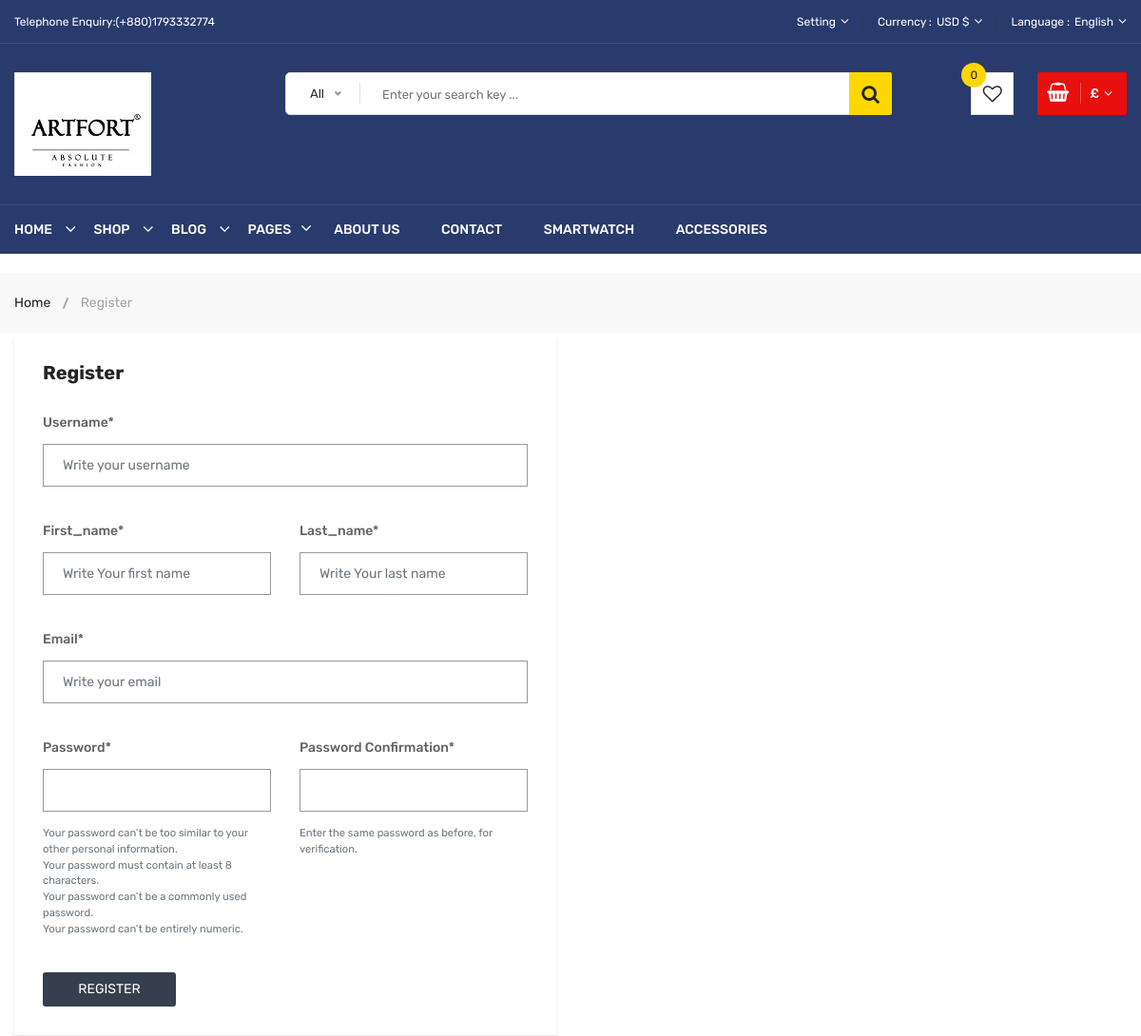
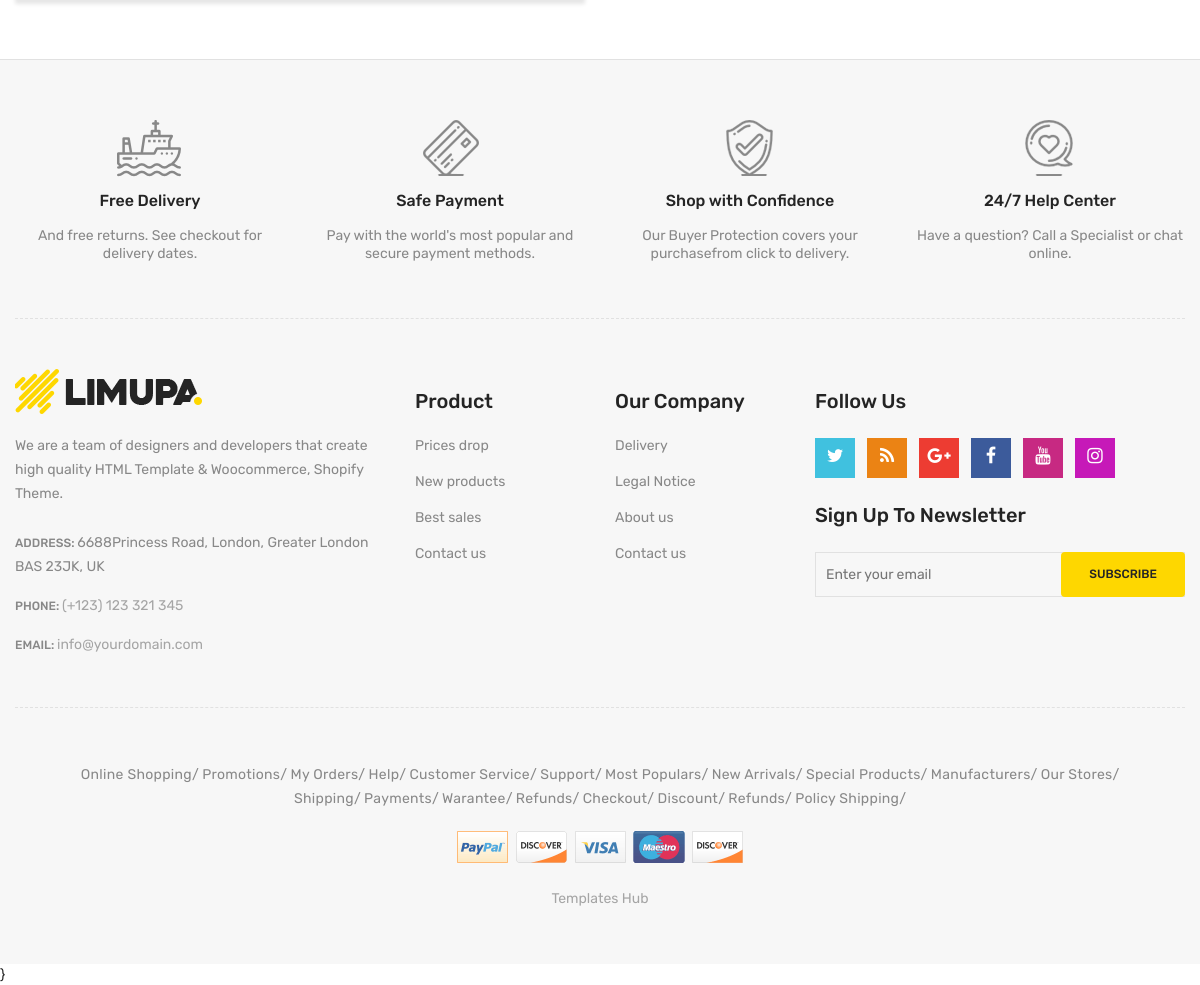
The app's page /user/register/ with its own data (2 pictures, top to bottom).
### EcomApp/models.py (models this page shows, shortened)
class Setting(models.Model):
    STATUS = (
        ('True', 'True'),
        ('False', 'False'),
    )
    title = models.CharField(max_length=200)
    keyword = models.CharField(max_length=200)
    description = models.TextField()
    address = models.CharField(max_length=200)
    phone = models.IntegerField()
    fax = models.CharField(blank=True, max_length=50)
    email = models.EmailField(blank=True, null=True, max_length=50)
    smptserver = models.CharField(max_length=100)
    smtpemail = models.EmailField(blank=True, null=True, max_length=50)
    smptpassword = models.CharField(blank=True, max_length=50)
    smptport = models.CharField(blank=True, max_length=100)
    icon = models.ImageField(blank=True, null=True, upload_to='icon/')
    facebook = models.CharField(blank=True, max_length=100)
    instagram = models.CharField(blank=True, max_length=100)
    address = models.TextField()
    contact = models.TextField()
    reference = models.TextField()
    status = models.CharField(max_length=50, choices=STATUS)
    created_at = models.DateTimeField(auto_now_add=True)
    updated_at = models.DateTimeField(auto_now=True)

### UserApp/views.py (the view)
# urls.py: path('register/',views.user_register,name='user_register'),
def user_register(request):
    if request.method=='POST':
        form=SignUpForm(request.POST)
        if form.is_valid():
            form.save()
            username=form.cleaned_data.get('username')
            password=form.cleaned_data.get('password1')
            user=authenticate(username=username,password=password)
            login(request,user)
            current_user=request.user
            data=UserProfile()
            data.user_id=current_user.id
            data.image="user_img/shohan.jpg"
            data.save()
            return redirect('home')
        else:
            messages.warning(request,'Your new and old password do not match')
    else:
        form=SignUpForm()
    category=Category.objects.all()
    setting=Setting.objects.get(id=1)
    context={'category':category,'setting':setting,'form':form}
    return render(request,'UserApp/user_register.html',context)

### UserApp/forms.py
class SignUpForm(UserCreationForm):
    username=forms.CharField(max_length=100,label='username',widget=forms.TextInput(
        attrs={'placeholder':'Write your username',}))
    email=forms.EmailField(max_length=200,label='email',widget=forms.EmailInput(
        attrs={'placeholder':'Write your email'}))
    first_name = forms.CharField(max_length=100, label="first_name", widget=forms.TextInput(
        attrs={'placeholder': 'Write Your first name'}))
    last_name = forms.CharField(max_length=100, label="last_name", widget=forms.TextInput(
        attrs={'placeholder': 'Write Your last name'}))
    class Meta:
        model=User
        fields=['username','email','first_name','last_name','password1','password2']
        widgets= {
             'password1':forms.PasswordInput(attrs={'placeholder':'Enter New Password',
                                                     'class':'form-control'}),
             'password2': forms.PasswordInput(attrs={'placeholder': 'Enter Repeat password',
                                                    'class': 'form-control'}),
        }

### UserApp/templates/UserApp/user_register.html (shortened to what this page needs)
  {% extends 'EcomApp/index.html' %}
{% load static %}
{% load crispy_forms_tags %}
{% block header %}
{% include 'EcomApp/header.html' %}
{% endblock %}
{% block another_content %}
 <div class="breadcrumb-area">
                <div class="container">
                    <div class="breadcrumb-content">
                        <ul>
                            <li><a href="index.html">Home</a></li>
                            <li class="active">Register</li>
                        </ul>
                    </div>
                </div>
            </div>
            <div class="page-section mb-60">
                <div class="container">
                    <div class="row">
                        <div class="col-sm-12 col-md-12 col-lg-6 col-xs-12">
                            <form method="POST">
                                <div class="login-form">
                                    <h4 class="login-title">Register</h4>
                                    <div class="row">
                                        <div class="col-md-12   mb-20">
                                           {{form.username|as_crispy_field}}
                                        </div>
                                        <div class="col-md-6 col-12 mb-20">
                                             {{form.first_name|as_crispy_field}}
                                        </div>
                                        <div class="col-md-6 col-12 mb-20">
                                             {{form.last_name|as_crispy_field}}
                                        </div>
                                        <div class="col-md-12 mb-20">
                                             {{form.email|as_crispy_field}}
                                        </div>
                                            <div class="col-md-6  mb-20">
                                             {{form.password1|as_crispy_field}}
                                        </div>
                                            <div class="col-md-6   mb-20">
                                             {{form.password2|as_crispy_field}}
                                        </div>
                                        <div class="col-12">
                                            <button class="register-button mt-0">Register</button>
                                        </div>
                                    </div>
                                </div>
                            </form>
                        </div>
                    </div>
                </div>
            </div>
{% endblock %}
{% block footer %}
{% include 'EcomApp/footer.html' %}
{% endblock %}

### EcomApp/templates/EcomApp/header.html (shortened to what this page needs)
 {%load static%}
 <header class="li-header-4">
                <div class="header-top">
                    <div class="container">
                        <div class="row">
                            <div class="col-lg-3 col-md-4">
                                <div class="header-top-left">
                                    <ul class="phone-wrap">
                                        <li><span>Telephone Enquiry:</span><a href="#">(+880){{setting.phone}}</a></li>
                                    </ul>
                                </div>
                            </div>
                            <div class="col-lg-9 col-md-8">
                                <div class="header-top-right">
                                    <ul class="ht-menu">
                                        <li>
                                            <div class="ht-setting-trigger"><span>Setting</span></div>
                                        </li>
                                        <li>
                                            <span class="currency-selector-wrapper">Currency :</span>
                                            <div class="ht-currency-trigger"><span>USD $</span></div>
                                        </li>
                                        <li>
                                            <span class="language-selector-wrapper">Language :</span>
                                            <div class="ht-language-trigger"><span>English</span></div>
                                        </li>
                                    </ul>
                                </div>
                            </div>
                        </div>
                    </div>
                </div>
                <div class="header-middle pl-sm-0 pr-sm-0 pl-xs-0 pr-xs-0">
                    <div class="container">
                        <div class="row">
                            <div class="col-lg-3">
                                <div class="logo pb-sm-30 pb-xs-30">
                                    <a href="#">
                                        <img src="{{setting.icon.url}}" alt="">
                                    </a>
                                </div>
                            </div>
                            <div class="col-lg-9 pl-0 ml-sm-15 ml-xs-15">
                                <form action="{% url 'SearchView' %}" class="hm-searchbox" method="post">
                                        {% load mptt_tags %}
                                    <input type="text" id="query" name="query" placeholder="Enter your search key ...">
                                    <button class="li-btn" type="submit"><i class="fa fa-search"></i></button>
                                </form>
                                <div class="header-middle-right">
                                    <ul class="hm-menu">
                                        <li class="hm-wishlist">
                                            <a href="wishlist.html">
                                                <span class="cart-item-count wishlist-item-count">0</span>
                                                <i class="fa fa-heart-o"></i>
                                            </a>
                                        </li>
                                        <li class="hm-minicart">
                                            <div class="hm-minicart-trigger">
                                                <span class="item-text">£{{total_amount}}
                                                </span>
                                            </div>
                                        </li>
                                    </ul>
                                </div>
                            </div>
                        </div>
                    </div>
                </div>
                <div class="header-bottom header-sticky d-none d-lg-block d-xl-block">
                    <div class="container">
                        <div class="row">
                            <div class="col-lg-12">
                                <div class="hb-menu">
                                    <nav>
                                        <ul>
                                            <li><a href="{%url 'home'  %}">Home</a>
                                            </li>
                                            <li class="megamenu-holder"><a href="shop-left-sidebar.html">Shop</a>
                                            </li>
                                            <li class="dropdown-holder"><a href="blog-left-sidebar.html">Blog</a>
                                            </li>
                                            <li class="megamenu-static-holder"><a href="index.html">Pages</a>
                                            </li>
                                            <li><a href="{% url 'about' %}">About Us</a></li>
                                            <li><a href="{% url 'contact_dat' %}">Contact</a></li>
                                            <li><a href="shop-left-sidebar.html">Smartwatch</a></li>
                                            <li><a href="shop-left-sidebar.html">Accessories</a></li>
                                        </ul>
                                    </nav>
                                </div>
                            </div>
                        </div>
                    </div>
                </div>
            </header>

### static/css/responsive.css (style rules this page uses)
@media (min-width: 1200px) and (max-width: 1500px) { .container { max-width: 1170px; padding-left: 0; padding-right: 0; } }

### records on screen
Setting: phone "1793332774", icon (picture)
